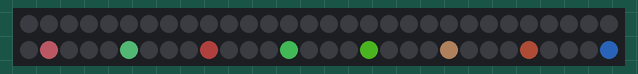
Recording of a sketch running on a simulated Arduino Uno, built with avr-gcc and run on an emulated ATmega328P. Shown: 60 RGB LEDs in strip order, left to right, continuing on the next row. Dim RGB values are drawn brighter than linear; random numbers use the default seed unless the sketch sets one.

Above: at 0.02 s.
At 5.0 s:
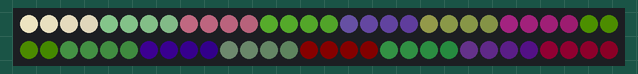
At 9.99 s:
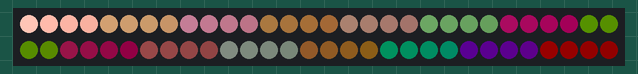
At 19.96 s:
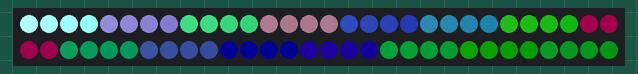
At 29.94 s:
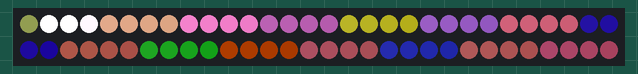
At 39.95 s:
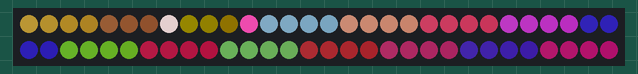

The sketch:

sketch_apr26b.ino
```cpp
// Use if you want to force the software SPI subsystem to be used for some reason (generally, you don't)
// #define FASTLED_FORCE_SOFTWARE_SPI
// Use if you want to force non-accelerated pin access (hint: you really don't, it breaks lots of things)
// #define FASTLED_FORCE_SOFTWARE_SPI
// #define FASTLED_FORCE_SOFTWARE_PINS
#include <FastLED.h>
#define LED_PIN     3
#define NUM_LEDS    60
#define LED_TYPE    WS2812B
#define COLOR_ORDER GRB
#define BRIGHTNESS  255   //MAX 255
CRGB leds[NUM_LEDS];

int myLEDs [60][3] = {};   //initiate an array with 60 leds with 3 values for color
bool debug = false;
float bMin = 0.9;          //this used to be work as the leds min brightness but because of certain
                           //things its now just another parameter to adjust the LEDs temp brightness. Try to fix it I dare you
int nodeLen = 32;
int delayTime = 75;

//float m = (1 - (((1 - bMin) / 2) + bMin)) / atan(nodeLen / 2);    //Used for tan
float m = ((nodeLen / 2) / (1 -( ((1-bMin)/2) + bMin)));

/*
move top to bottom
work one colomn at a time
three types of changes
  combine colors
  shift colors down
  generate new colors

those are gonna have to be three functions
these actions will be the same for an led every time

every fourth LED will be the combination of two others
  except for the last 8 colums


 LED visual arrangment
  H I J K L M N O
   D   E   F   G
     B       C
         A

LED combinations
  letter   pos number
  A = B C  3  = 7  11

  B = D E  7  = 15 19
  C = F G  11 = 23 27

  D = H I  15 = 31 35
  E = J K  19 = 39 43
  F = L M  23 = 47 51
  G = N O  27 = 55 59

  A will be the combination of B and C
  I didnt want to use '+' since it would be confusing in the "pos number" diagram

  LED = (LED*2)+1 (LED*2)+1+4


  A = B C  3  = 8  4

  B = D E  7  = 16 12
  C = F G  11 = 24 20

  D = H I  15 = 32 28
  E = J K  19 = 40 36
  F = L M  23 = 48 44
  G = N O  27 = 56 52

  LED = (LED*2)+2 (LED*2)+2-4


LED arragnment in column
  A3
  A2
  A1
  A0

LED arrangment in array
  ONMLKJIH GFED CB A
    spaces are ment to represent different rows

*/


void setup() {
    randomSeed(analogRead(0));
    Serial.begin(9600);
    FastLED.setBrightness(BRIGHTNESS);
    LEDS.addLeds<LED_TYPE, LED_PIN, COLOR_ORDER>(leds, NUM_LEDS);
    fill_solid(leds, NUM_LEDS, CRGB(0,0,0));

    //set every value in the array to 0
    for(int i = 0; i < 60; i++){
      for(int j = 0; j < 3; j++){
        myLEDs[i][j] = 0;
      }
    }
}

void debugLED(int led, String funcName){
  if(debug == true){
    Serial.print("led: ");
    Serial.print(led);
    Serial.print("  color: ");
    Serial.print(leds[led][0]);
    Serial.print(", ");
    Serial.print(leds[led][1]);
    Serial.print(", ");
    Serial.print(leds[led][2]);
    Serial.print("          ");
    Serial.println(funcName);
  }
}

int generateColor(int led){
  debugLED(led, "generate");

  for(int i = 0; i < 3; i++){
    myLEDs[led][i] = random(10,45);
  }
  myLEDs[led][random(0,3)] = random(50,75);
}


int generateFadeColor(int led, int dist){ //dist = how far the LED is from the orignal color its fading from
  debugLED(led, "generateFade");

  float bTemp = ( (-1 * (((dist) - (nodeLen / 2)) / m)) + (((1 - bMin) / 2) + bMin) );
//  Serial.print("led % nodeLen: ");
//  Serial.println(led % nodeLen);
//  Serial.print("bTemp: ");
//  Serial.println(bTemp);
  for(int i = 0; i < 3; i++){
//    Serial.println(myLEDs[led][i]);
//    myLEDs[led][i] = myLEDs[led - dist][i] * bTemp;
    myLEDs[led][i] = myLEDs[led][i] * bTemp;
//    Serial.println(myLEDs[led][i]);
  }
//  Serial.println();
}

int generateBlankColor(int led){

  debugLED(led, "generateBlank");

  for(int i = 0; i < 3; i++){
    myLEDs[led][i] = 0;
  }
}


int shiftColor(int led){

  debugLED(led, "shift");

  for(int i = 0; i < 3; i++){
    myLEDs[led][i] = myLEDs[led+1][i];
  }
}


int combineColor(int led){

  debugLED(led, "combine");

//  LED = (LED*2)-1 (LED*2)-1+4
  for(int i = 0; i < 3; i++){
    int setColor = myLEDs[(led * 2)+ 2][i] + myLEDs[(led * 2)- 2][i];
    if(setColor > 255){
      setColor = 255;
    }
    myLEDs[led][i] = setColor;
  }
}


int runs = 0;
void loop() {
  int currentLED = 0;

  for(int i = 0; i < 7; i++){

    for(int i = 0; i < 3; i++){
      shiftColor(currentLED);
      currentLED++;
    }
    combineColor(currentLED);
    currentLED++;
  }
  for(int i = 0; i < 8; i++){
    for(int i = 0; i < 3; i++){
      shiftColor(currentLED);
      currentLED++;
    }
    if(((runs % nodeLen) == 0) || runs == 0){
      generateColor(currentLED);
    }else{
      generateFadeColor(currentLED, runs % nodeLen);
    }
  currentLED++;
  }

  //So this is some bad coding but leds[] is used by the library to define the actual leds in the strip
  //myLEDs is the array I made to contain all the values for the leds

  for(int i = 0; i < 60; i++){
    int r = myLEDs[i][0];
    int g = myLEDs[i][1];
    int b = myLEDs[i][2];

    leds[i] = CRGB(r, g, b);
  }

  FastLED.show();

//  Serial.println();
//  Serial.print("runs: ");
//  Serial.println(runs);
//  Serial.println();
//  Serial.println();

  delay(delayTime);
  runs++;
}
```
